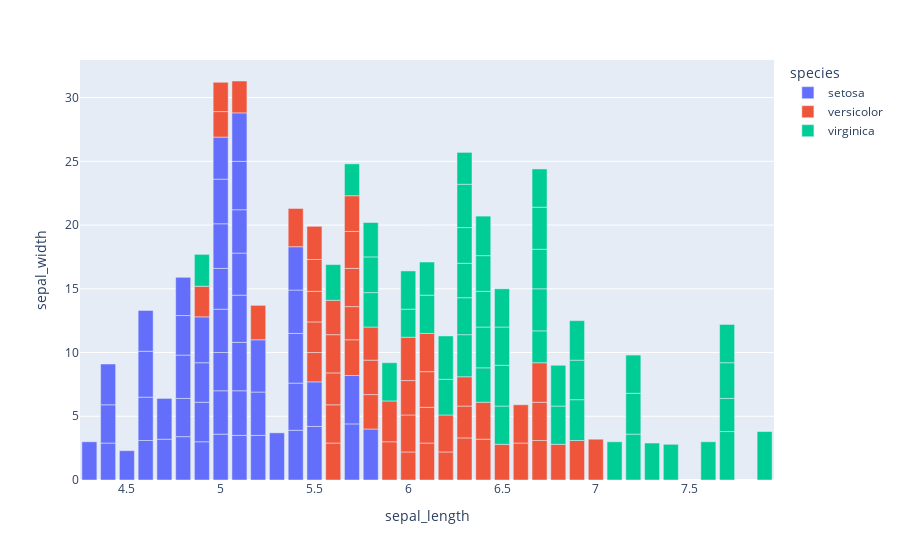

The code cell stored with this chart in its notebook:
### Code cell
fig3 = px.bar(df, x='sepal_length', y='sepal_width', color='species')
fig3

### Figure 1 — Plotly figure (JSON) as saved in the notebook; plotly's stock layout.template omitted (floating-point values rounded to 4 significant figures)
{"data": [{"alignmentgroup": "True", "hovertemplate": "species=setosa<br>sepal_length=%{x}<br>sepal_width=%{y}<extra></extra>", "legendgroup": "setosa", "marker": {"color": "#636efa", "pattern": {"shape": ""}}, "name": "setosa", "offsetgroup": "setosa", "orientation": "v", "showlegend": true, "textposition": "auto", "type": "bar", "x": [5.1, 4.9, 4.7, 4.6, 5, 5.4, 4.6, 5, 4.4, 4.9, 5.4, 4.8, 4.8, 4.3, 5.8, 5.7, 5.4, 5.1, 5.7, 5.1, 5.4, 5.1, 4.6, 5.1, 4.8, 5, 5, 5.2, 5.2, 4.7, 4.8, 5.4, 5.2, 5.5, 4.9, 5, 5.5, 4.9, 4.4, 5.1, 5, 4.5, 4.4, 5, 5.1, 4.8, 5.1, 4.6, 5.3, 5], "xaxis": "x", "y": [3.5, 3, 3.2, 3.1, 3.6, 3.9, 3.4, 3.4, 2.9, 3.1, 3.7, 3.4, 3, 3, 4, 4.4, 3.9, 3.5, 3.8, 3.8, 3.4, 3.7, 3.6, 3.3, 3.4, 3, 3.4, 3.5, 3.4, 3.2, 3.1, 3.4, 4.1, 4.2, 3.1, 3.2, 3.5, 3.6, 3, 3.4, 3.5, 2.3, 3.2, 3.5, 3.8, 3, 3.8, 3.2, 3.7, 3.3], "yaxis": "y"}, {"alignmentgroup": "True", "hovertemplate": "species=versicolor<br>sepal_length=%{x}<br>sepal_width=%{y}<extra></extra>", "legendgroup": "versicolor", "marker": {"color": "#EF553B", "pattern": {"shape": ""}}, "name": "versicolor", "offsetgroup": "versicolor", "orientation": "v", "showlegend": true, "textposition": "auto", "type": "bar", "x": [7, 6.4, 6.9, 5.5, 6.5, 5.7, 6.3, 4.9, 6.6, 5.2, 5, 5.9, 6, 6.1, 5.6, 6.7, 5.6, 5.8, 6.2, 5.6, 5.9, 6.1, 6.3, 6.1, 6.4, 6.6, 6.8, 6.7, 6, 5.7, 5.5, 5.5, 5.8, 6, 5.4, 6, 6.7, 6.3, 5.6, 5.5, 5.5, 6.1, 5.8, 5, 5.6, 5.7, 5.7, 6.2, 5.1, 5.7], "xaxis": "x", "y": [3.2, 3.2, 3.1, 2.3, 2.8, 2.8, 3.3, 2.4, 2.9, 2.7, 2, 3, 2.2, 2.9, 2.9, 3.1, 3, 2.7, 2.2, 2.5, 3.2, 2.8, 2.5, 2.8, 2.9, 3, 2.8, 3, 2.9, 2.6, 2.4, 2.4, 2.7, 2.7, 3, 3.4, 3.1, 2.3, 3, 2.5, 2.6, 3, 2.6, 2.3, 2.7, 3, 2.9, 2.9, 2.5, 2.8], "yaxis": "y"}, {"alignmentgroup": "True", "hovertemplate": "species=virginica<br>sepal_length=%{x}<br>sepal_width=%{y}<extra></extra>", "legendgroup": "virginica", "marker": {"color": "#00cc96", "pattern": {"shape": ""}}, "name": "virginica", "offsetgroup": "virginica", "orientation": "v", "showlegend": true, "textposition": "auto", "type": "bar", "x": [6.3, 5.8, 7.1, 6.3, 6.5, 7.6, 4.9, 7.3, 6.7, 7.2, 6.5, 6.4, 6.8, 5.7, 5.8, 6.4, 6.5, 7.7, 7.7, 6, 6.9, 5.6, 7.7, 6.3, 6.7, 7.2, 6.2, 6.1, 6.4, 7.2, 7.4, 7.9, 6.4, 6.3, 6.1, 7.7, 6.3, 6.4, 6, 6.9, 6.7, 6.9, 5.8, 6.8, 6.7, 6.7, 6.3, 6.5, 6.2, 5.9], "xaxis": "x", "y": [3.3, 2.7, 3, 2.9, 3, 3, 2.5, 2.9, 2.5, 3.6, 3.2, 2.7, 3, 2.5, 2.8, 3.2, 3, 3.8, 2.6, 2.2, 3.2, 2.8, 2.8, 2.7, 3.3, 3.2, 2.8, 3, 2.8, 3, 2.8, 3.8, 2.8, 2.8, 2.6, 3, 3.4, 3.1, 3, 3.1, 3.1, 3.1, 2.7, 3.2, 3.3, 3, 2.5, 3, 3.4, 3], "yaxis": "y"}], "layout": {"barmode": "relative", "legend": {"title": {"text": "species"}, "tracegroupgap": 0}, "margin": {"t": 60}, "xaxis": {"anchor": "y", "domain": [0, 1], "title": {"text": "sepal_length"}}, "yaxis": {"anchor": "x", "domain": [0, 1], "title": {"text": "sepal_width"}}}}
